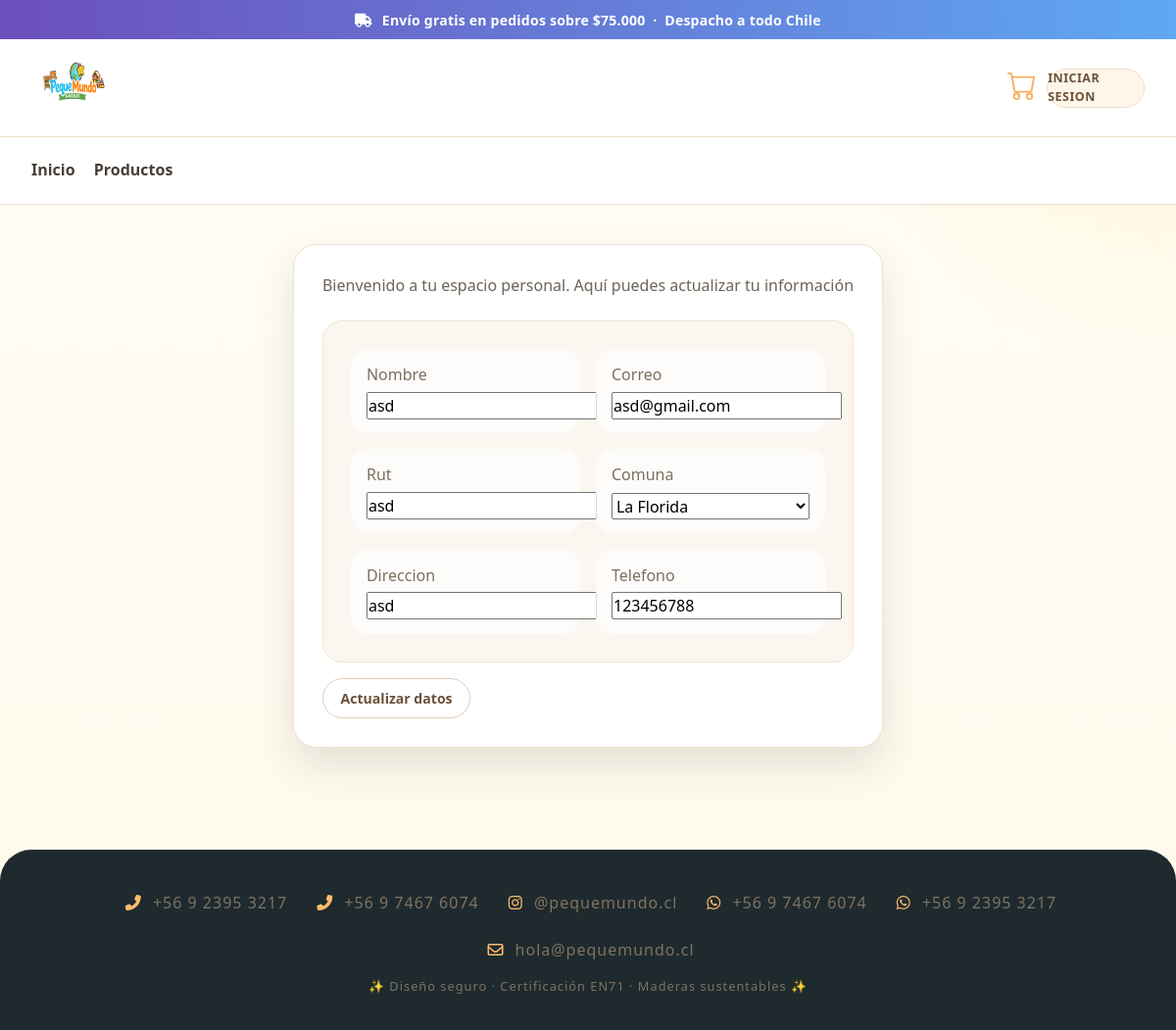
Screenshot of /editar_perfil/1/ with the database file from the repository.
### app/models.py (models this page shows, shortened)
class cuenta(models.Model):
    id = models.AutoField(primary_key=True)
    usuario_cuenta =  models.IntegerField(default=0)
    nombre = models.CharField(max_length=70)
    direccion = models.CharField(max_length=70)
    correo = models.CharField(max_length=70)
    rut = models.CharField(max_length=9)
    telefono = models.CharField(max_length=9,null=True)
    comuna = models.ForeignKey(
        comuna,
        on_delete= models.CASCADE
    )

class comuna(models.Model):
    id = models.AutoField(primary_key=True)
    descripcion = models.CharField(max_length=50)

### app/views.py (the view, shortened to what this page needs)
# urls.py: path('editar_perfil/<int:id>/', actualizarPerfilCliente,name='IDactualizarPerfilCliente'),
def actualizarPerfilCliente(request, id):
    clienteDatos = cuenta.objects.get(id=id)
    comunas = comuna.objects.all()
    datos = {
        'formularioCliente': perfilClienteform(instance=clienteDatos),
        'cuentaCliente': clienteDatos,
        'comuna': comunas,
    }
    return render(
        request,
        'cliente/actualizarPerfilCliente.html',
        datos
    )

### app/forms.py
class perfilClienteform(forms.ModelForm):
    class Meta:
        model = cuenta
        fields = '__all__'

### app/templates/cliente/actualizarPerfilCliente.html (shortened to what this page needs)
{% load static %}
{% include 'base/navbar.html' %}
{% block content %}
<main class="account-panel">
    <section class="panel-card">
        <p id="accountIntro">
            Bienvenido a tu espacio personal. Aquí puedes actualizar tu información
        </p>
        <form method="POST">
            <div class="account-card">
                <div>
                    <span>Nombre</span>
                    <input
                        type="text"
                        name="nombre"
                        id="nombre"
                        value="{{ cuentaCliente.nombre }}"
                        placeholder="Nombre"
                    >
                </div>
                <div>
                    <span>Correo</span>
                    <input
                        type="email"
                        name="correo"
                        id="correo"
                        value="{{ cuentaCliente.correo }}"
                        placeholder="correo@ejemplo.com"
                    >
                </div>
                <div>
                    <span>Rut</span>
                    <input
                        type="text"
                        name="rut"
                        id="rut"
                        value="{{ cuentaCliente.rut }}"
                        placeholder="xx.xxx.xxx-x"
                    >
                </div>
                <div>
                    <span>Comuna</span>
                    <select name="comuna" id="comuna">
                        {% for c in comuna %}
                            <option
                                value="{{ c.id }}"
                                {% if cuentaCliente.comuna.id == c.id %}
                                    selected
                                {% endif %}
                            >
                                {{ c.descripcion }}
                            </option>
                        {% endfor %}
                    </select>
                </div>
                <div style="width:100%;">
                    <span>Direccion</span>
                    <input
                        type="text"
                        name="direccion"
                        id="direccion"
                        value="{{ cuentaCliente.direccion }}"
                        placeholder="Direccion"
                    >
                </div>
                <div style="width:100%;">
                    <span>Telefono</span>
                    <input
                        type="text"
                        name="telefono"
                        id="telefono"
                        value="{{ cuentaCliente.telefono }}"
                        placeholder="Telefono"
                    >
                </div>
            </div>
            <button class="edit-profile-btn" id="editProfileBtn" type="submit">
                Actualizar datos
            </button>
        </form>
    </section>
</main>
{% endblock %}
{% include 'base/footer.html' %}

### app/static/css/navbar.css (style rules this page uses)
html, body { height: 100%; margin: 0; }
body { min-height: 100vh; display: flex; flex-direction: column; }
main { flex: 1; }

### app/static/css/login.css (style rules this page uses)
* { margin: 0; padding: 0; box-sizing: border-box; }
body { min-height: 100vh; font-family: 'Inter', sans-serif; background: #f9f4ee; color: #2d2a24; }

### app/static/css/perfilCliente.css (style rules this page uses)
* { margin: 0; padding: 0; box-sizing: border-box; }
body { min-height: 100vh; font-family: 'Inter', sans-serif; background: #f9f4ee; color: #2d2a24; }
.account-panel { max-width: 1080px; margin: 2.5rem auto; padding: 0 1.5rem; display: grid; gap: 1.5rem; }
.panel-card { background: white; border-radius: 24px; box-shadow: 0 18px 40px rgba(45, 42, 36, 0.12); border: 1px solid #f0e2d0; padding: 1.8rem; }
.panel-card p { color: #6d6458; }
.account-card { display: grid; grid-template-columns: repeat(auto-fit, minmax(200px, 1fr)); gap: 1rem; padding: 1.75rem; border: 1px solid #f0e2d0; border-radius: 20px; background: #fbf6ef; margin-top: 1.5rem; }
.account-card div { display: grid; gap: 0.35rem; padding: 0.9rem 1rem; border-radius: 18px; background: rgba(255, 255, 255, 0.72); }
.account-card span { color: #7b6e60; }
.edit-profile-btn { display: inline-flex; align-items: center; gap: 0.45rem; margin-top: 1rem; padding: 0.55rem 1.1rem; border-radius: 999px; border: 1px solid #e0ceba; background: white; color: #6a5138; font-size: 0.88rem; font-weight: 700; cursor: pointer; font-family: inherit; transition: background 0.15s, border-color 0.15s; }

### app/static/css/finanzas.css (style rules this page uses)
:root, [data-theme="light"] { --text-xs: clamp(0.75rem, 0.7rem + 0.25vw, 0.875rem); --text-sm: clamp(0.875rem, 0.8rem + 0.35vw, 1rem); --text-base: clamp(1rem, 0.95rem + 0.25vw, 1.125rem); --text-lg: clamp(1.125rem, 1rem + 0.75vw, 1.5rem); --text-xl: clamp(1.5rem, 1.2rem + 1.25vw, 2.25rem); --space-1: 0.25rem; --space-2: 0.5rem; --space-3: 0.75rem; --space-4: 1rem; --space-5: 1.25rem; --space-6: 1.5rem; --space-8: 2rem; --space-10: 2.5rem; --space-12: 3rem; --space-16: 4rem; --color-bg: #fffdf7; --color-surface: #ffffff; --color-surface-2: #fff8e7; --color-surface-offset: #fff2cc; --color-border: rgba(110, 73, 22, 0.15); --color-divider: rgba(110, 73, 22, 0.08); --color-text: #5b3815; --color-text-muted: #8d6a3d; --color-text-faint: #b79a73; --color-primary: #f4bf24; --color-primary-hover: #e3ab0d; --color-primary-active: #ca9400; --color-primary-soft: #fff1b8; --color-success: #65b741; --color-blue: #41b8ff; --color-orange: #ff9d2e; --radius-sm: 0.6rem; --radius-md: 0.9rem; --radius-lg: 1.3rem; --radius-xl: 1.8rem; --radius-full: 9999px; --shadow-sm: 0 6px 16px rgba(154, 117, 38, 0.08); --shadow-md: 0 12px 28px rgba(154, 117, 38, 0.12); --transition: 180ms cubic-bezier(0.16, 1, 0.3, 1); --font-body: 'Satoshi', system-ui, sans-serif; }
*, *::before, *::after { box-sizing: border-box; margin: 0; padding: 0; }
html, body { height: 100%; }
body { font-family: var(--font-body); font-size: var(--text-base); background: radial-gradient(circle at top right, rgba(255, 234, 145, 0.35), transparent 24%), linear-gradient(180deg, var(--color-bg) 0%, #fff9eb 100%); color: var(--color-text); overflow-x: hidden; overflow-y: auto; }
button, input, select { font: inherit; }
button { border: none; cursor: pointer; }

### rows the page displays
cuenta: nombre "asd", correo "asd@gmail.com", rut "asd", comuna "La Florida", direccion "asd", telefono "123456788"
